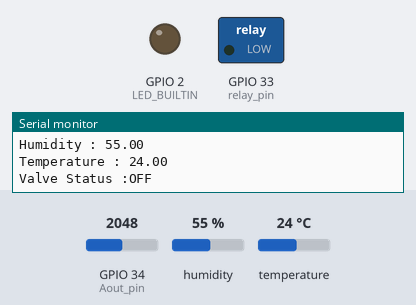
Bench run of a sketch on a simulated ESP32. On the bench: switched loads named in the sketch (green lamp = pin HIGH), output pins drawn as LEDs (lit = HIGH), the last lines printed to the serial monitor. The inputs (shaded band) are chosen by the test bench; at power-on: GPIO 34 (Aout_pin) = 2048, humidity 55 %, temperature 24 °C.

Above: at 3.8 s.
3.9 s: GPIO 34 (Aout_pin) set to 2243
6.1 s: GPIO 34 (Aout_pin) set to 2367
At 8.7 s:
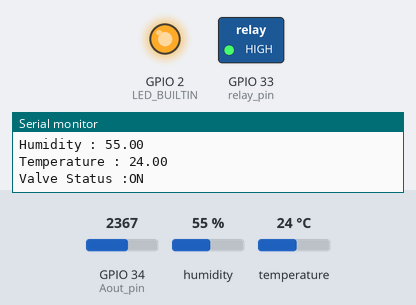
9.0 s: GPIO 34 (Aout_pin) set to 2260
At 10.0 s:
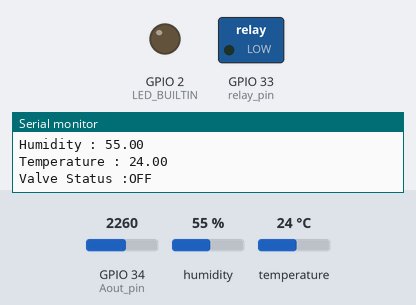
11.2 s: GPIO 34 (Aout_pin) set to 2340
At 12.5 s:
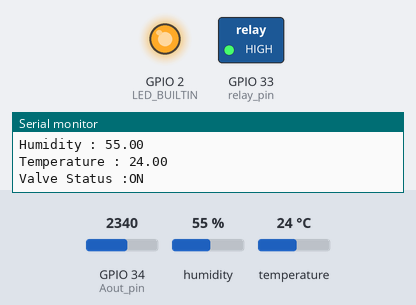
Timing chart, 0 to 14.2 s (numbered marks = the images above; inputs shaded):
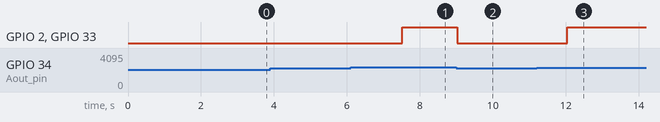

The sketch:

EYIC_Prototype.ino
```cpp
#include "DHT.h"

#define Aout_pin 34

#define DHTPIN 13
#define DHTTYPE DHT22

#define relay_pin 33

int value_status = 0;

DHT dht(DHTPIN,DHTTYPE);

void setup(){

  pinMode(relay_pin,OUTPUT);

  pinMode(LED_BUILTIN,OUTPUT);
  Serial.begin(115200);

  dht.begin();

  digitalWrite(relay_pin, LOW);
  digitalWrite(LED_BUILTIN, LOW);
}

void loop(){
  delay(1500);

  // Plant 1
  int value1 = analogRead(Aout_pin);

   // Read Humidity
  float Hum = dht.readHumidity();

  // Read temperature as Celsius (the default)
  float temp_c = dht.readTemperature();

  // Check if any reads failed and exit early (to try again).
  if (isnan(Hum) || isnan(temp_c) ) {
    Serial.println(F("Failed to read from DHT sensor!"));
    return;
  }

  Serial.print("Moisture Value :");
  Serial.println(value1);

  Serial.print("\nHumidity : ");
  Serial.println(Hum);

  Serial.print("\nTemperature : ");
  Serial.println(temp_c);

  Serial.print("\nValve Status :");

  if(value1 <= 2300)
    value_status = 1;
  else
   value_status = 0;

  if(value_status == 1)
  {
    digitalWrite(relay_pin, LOW);
    digitalWrite(LED_BUILTIN, LOW);
    Serial.println("OFF");
  }
  else
  {
    digitalWrite(relay_pin, HIGH);
    digitalWrite(LED_BUILTIN, HIGH);
    Serial.println("ON");
  }

}
```

Measured:
- the behaviour switches between 2300 and 2301 on GPIO 34 (Aout_pin) (found by bisection; images 0 and 1)
- after the input at 6.1 s, GPIO 2 (LED_BUILTIN), GPIO 33 (relay_pin): LOW → HIGH after 1.4 s
- after the input at 9.0 s, GPIO 2 (LED_BUILTIN), GPIO 33 (relay_pin): HIGH → LOW at once
- after the input at 11.2 s, GPIO 2 (LED_BUILTIN), GPIO 33 (relay_pin): LOW → HIGH after 0.83 s
